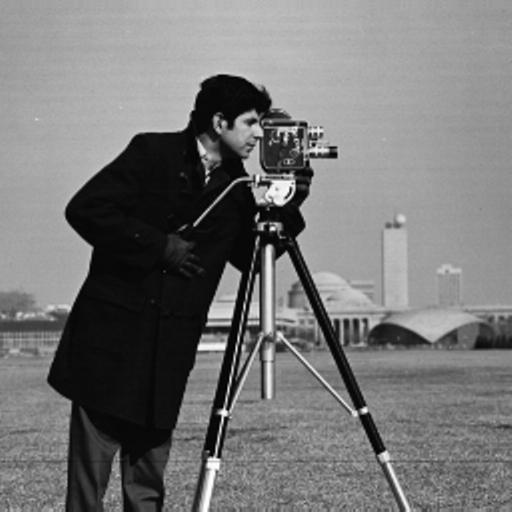
#> input picture docs/LABS/TP 1 Image Information/camera.jpg, 512 x 512 px
$ jupyter execute --allow-errors TP1_Image_Information.ipynb   (shell and % lines are left out)   (older library calls are emulated)
#> lines starting #> are read from the running program, lines starting #| are printed output that depends on the picture; after the words box and inside, x2 and y2 are one past the last pixel; in counts of white or black regions, pixels touching at a corner belong together; long printed decimals are rounded
# Image Information

The main objectives of this module are:

* Manipulate an image with Python, scikit-image and numpy.
* Process images at the pixel level.
* Compute and understand image histograms.
* Understand lossless compression & reconstruction.
* Understand the co-occurrence matrix.
* Use different colour representations.

## 1. Read & write an image

In this exercise, we will simply open an image file, display it, and save a copy.

**Use the [scikit-image io](https://scikit-image.org/docs/dev/api/skimage.io.html) module to open, show & save a copy of the "camera.jpg"**

*Note: we use the **%matplotlib inline** command to display the image in the notebook. It would not be necessary if you execute the code in the terminal or in a standard IDE like PyCharm.*

[cell 1]
from skimage.io import imread, imsave, imshow
## -- Your code here -- ##
img = imread('camera.jpg')
#> img is the input picture: shape (512, 512); min 0, max 255, mean 118.3
imsave('camera2.jpg', img)
imshow(img)

**Try the same with "view.jpg"**

[cell 2]
## -- Your code here -- ##
img2=imread("view.jpg")
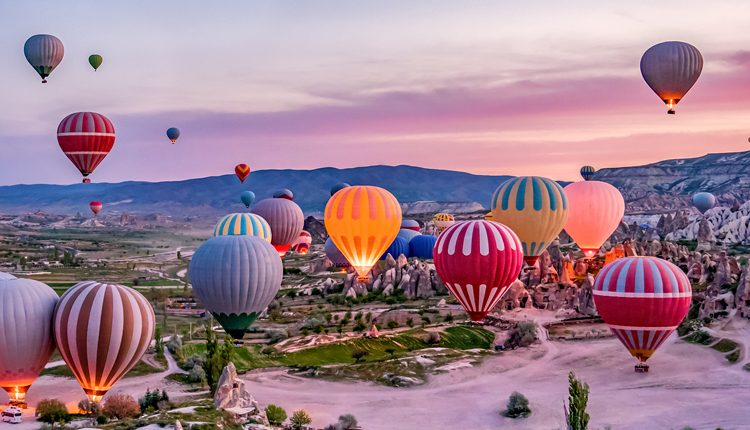
#> input picture docs/LABS/TP 1 Image Information/view.jpg, 750 x 430 px
#> img2 is the input picture: shape (430, 750, 3); mean R, G, B 159.1, 128.5, 143.7
imsave("view2.jpg",img2)
imshow(img2)

When you open an image with scikit-image, it is stored as a Numpy [ndarray](https://numpy.org/doc/stable/reference/generated/numpy.ndarray.html) object. Numpy arrays are objects which can be easily manipulated for numerical computations.

**Using *ndarray* methods & attributes, answer the following questions about the "camera" and "view" images:**

1. What is the shape of the image? (width & height)
1. What is the minimum pixel value? What is the maximum pixel value?
1. What is the data type for each pixel?

[cell 3]
import numpy as np

## -- Your code here -- ##
#1
img1=imread("camera.jpg")
img2=imread("view.jpg")
shape1=img1.shape #get the width and height of the image
shape2=img2.shape
print(shape1)
#| (512, 512)
print(shape2)
#| (430, 750, 3)

#2
print("maximum value pixel :",img1.max())
#| maximum value pixel : 255
print("minimum value pixel :",img1.min())
#| minimum value pixel : 0

#3
print("data type for each pixel (camera.jpg) :",img1.dtype)
#| data type for each pixel (camera.jpg) : uint8
print("data type for each pixel (view.jpg) :",img2.dtype)
#| data type for each pixel (view.jpg) : uint8

Note the difference in image shape between a camera.jpg and an view.jpg. The shape of the ndarray show the layers of the matrix. The first two numbers are length and width, and the third number (i.e. 3 in view.jpg) is for three layers: Red, Green, Blue. So, camera.jpg has only one channel making it a greyscale image and view.jpg an RGB image.

The data type of pixel value is the same for both the images - uint8 which means that the value of each pixel is an 8-bit unsigned integer and the value cannot be outside of the 0 to 255 range.
For a grey scale image 0 corresponds to black pixel value and 255 to white pixel value and the numbers in between have correspond to varying shades of grey.
The red, green and blue use 8 bits each, which have integer values from 0 to 255. This makes 256x256x256=16777216 possible colors.

The actual information that is stored in an image is the "value" of each pixel. With the above information, try to show the pixel values at different spots in the images, for example the camera's coat, sky in both the images, and the hot air balloon from view.jpg.
Also try to show only a 100x100 pixels window taken at the center of the image, head of the cameraman and a single hot air balloon.

[cell 4]
## -- Your code here -- ##
img1=imread("camera.jpg")
img2=imread("view.jpg")

#pixel value on the coat
print(img1[100][200]) #supposed to be black
#| 9
#same as img1[100,200]

#pixel value of the sky, balloon
print(img2[100][300])
#| [221 194 199]
print(img2[300][50])
#| [130 121 166]

[cell 5]
## -- Your code here -- ##
#already done in the previous cell

[cell 6]
from matplotlib import pyplot as plt
## -- Your code here -- ##
img1=imread("camera.jpg")
center=img1[100:200, 100:200]
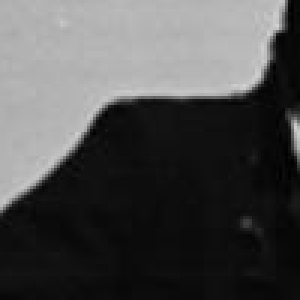
#> center: shape (100, 100) (shown 3 times larger); min 0, max 210, mean 77.2
face=img1[75:150, 200:300]
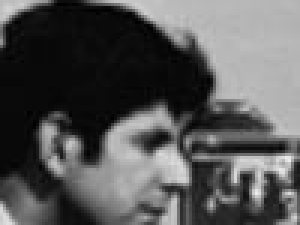
#> face: shape (75, 100) (shown 3 times larger); min 0, max 236, mean 86
plt.subplot(121)
imshow(center)
plt.subplot(122)
imshow(face)

[cell 7]
## -- Your code here -- ##
img2=imread("view.jpg")
single_baloon = img2[220:350,190:280]
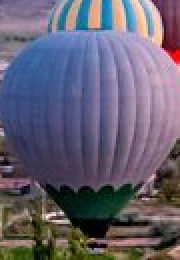
#> single_baloon: shape (130, 90, 3) (shown 2 times larger); mean R, G, B 101.3, 96.3, 113.2
imshow(single_baloon)

**Need more help? You can check the following videos:**

* [Image I/O](https://www.youtube.com/watch?v=rgJmji4rTpw&list=PLI3XOM9BWLSW6vTPxc9ZfSABS31o7HMub&index=1)
* [Image data type & color channels](https://www.youtube.com/watch?v=rIO1EJ--yeg&list=PLI3XOM9BWLSW6vTPxc9ZfSABS31o7HMub&index=2)

## 2. Image histograms

### Compute and plot the histogram and the normalized histogram

 Computer image analysis is about finding ways to use that "raw" information in order to extract "processed" information : what is in the image?

Image histograms are one of the simplest ways of looking at the information contained in an image. An image histogram is made by simply counting the number of pixels that have a given value. The length of the histogram will therefore correspond to the number of possible values in an image (in this case, 256).

You can use the [pyplot module](https://matplotlib.org/api/pyplot_api.html) from matplotlib to display plots & histograms.

First, lets have a look at the images as arrays:

[cell 8]
from matplotlib import pyplot as plt
## -- Your code here -- ##
img1=imread("camera.jpg")
img2=imread("view.jpg")
print(img1.shape)
#| (512, 512)
print(img2.shape)
#| (430, 750, 3)

As we can see, camera.jpg is a 2D array with the grayscale values of each pixel, whereas view.jpg is a 3D array with red, blue and green values ranging from 0 to 255.
We can use the pyplot module from matplotlib to display the image with more options on the plot:

[cell 9]
from matplotlib import pyplot as plt

plt.figure()
plt.imshow(img1) #when using plt.imshow, color is added automatically
plt.title("Cameraman")
plt.show()


plt.figure()
plt.imshow(img2)
plt.title("View")
plt.show()

The camera man image is not true to its original colours, why does it look like that?

When you give a grayscale image to matplotlib, it uses a default colormap that is not necessarily "grayscale" to display the information. We can force it to display the image correctly by using the cmap parameter. We can also increase the size of the figure, hide the axis, and make sure that the scale is correct for the values (0 = black, 255 = white), as by default matplotlib uses the lowest value in the image as black and the highest as white.

[cell 10]
plt.figure(figsize=(10,10))
plt.imshow(img1, cmap=plt.cm.gray, vmin=0, vmax=255)
plt.title("Cameraman")
plt.axis('off')
plt.show()

### **Plotting the histogram**

Now there are different ways to get the histogram for the greyscale and RGB images.

First let's work with the greyscale image (camera.jpg).

We can use the histogram function from numpy, but let's first try to code it ourselves.
We need to :
1. Create a 256-length vector filled with 0s to initialize the histogram
2. For each value between 0 and 255, count how many pixels in the image have that value and put it in the histogram

[cell 11]
# Create 256-length vector filled with 0s
hist = np.zeros((256,)).astype('float')
#or hist = [0 for i in range(256)]
print("Empty histogram")
print(hist,len(hist))

Can you use the histogram to answer the following questions ? (you don't need to code anything here)

1. What is the average gray value of the cameraman ?
1. What is the average gray value of the sky ?
1. Is there more 'cameraman' pixels than 'sky' pixels ?

[cell 12]
# For each value between 0 and 255 (python's range(a,b) translates to [a,b])
for v in range(0,256):
    hist[v] = (img1==v).sum()
#> after the loop, hist = 256 values, max 6107 at index 13, min 4 at index 254, mean 1024

This line is a bit more complex, but it shows how powerful numpy can be for arrays operations. (im==v) does an element-wise comparison between the array im and the scalar v (the value we are looking at). It will create a new array of the same size as im, and fill it with True (1) wherever the pixel value of im was equal to v and with False (0) everywhere else.

Then, the sum function will sum all values of this new array. This counts the number of pixels with that particular value.

[cell 13]
# Compute the histogram #

## -- Your code here -- ##
for y in range(img1.shape[0]): #résolution de l'image
    for x in range(img1.shape[1]):
        hist[img1[y,x]]+=1 #ajoute 1 a chaque fois qu'un pixel de valeur img1[y,x] est rencontré
#> after the loop, hist = 256 values, max 12214 at index 13, min 8 at index 254, mean 2048
print(hist)
#| [4.1400e+02 1.8000e+02 2.8600e+02 3.6800e+02 4.9400e+02 7.3000e+02
#|  1.2340e+03 2.8160e+03 6.4720e+03 9.3140e+03 7.7480e+03 1.0088e+04
#|  1.1746e+04 1.2214e+04 1.2052e+04 8.7620e+03 5.8040e+03 3.0080e+03
#|  1.7220e+03 1.2960e+03 1.1320e+03 1.0120e+03 9.5800e+02 9.1800e+02
#|  7.9400e+02 7.9600e+02 7.8000e+02 7.9400e+02 7.2000e+02 7.4000e+02
#|  6.6600e+02 7.7800e+02 7.3600e+02 7.3200e+02 7.7000e+02 7.9000e+02
#> (further printed lines are left out)
plt.figure()
plt.bar(range(256),hist) #to have barchart
#plt.plot(range(256),hist) #to have line chart

Very often, instead of using this raw histogram, we will use the **"normalized histogram"**, which looks exactly the same except that we want the sum of all values to be equal to 1 (the histogram will therefore become like a probability distribution that a pixel in the image has a given value).

[cell 14]
# Compute the histogram #
## -- Your code here -- ##
# for i in range(len(hist)):
#    hist[i]=hist[i]/(img1.shape[0]*img1.shape[1]) #divide by the number of pixels
# norm_hist=hist/(img1.shape[0]*img1.shape[1]) #np array permit to divide every cell by a number
#we can also use
norm_hist=hist/np.sum(hist)
#> norm_hist = 256 values, max 0.0233 at index 13, min 1.53e-05 at index 254, mean 0.00391
plt.figure()
plt.plot(norm_hist)
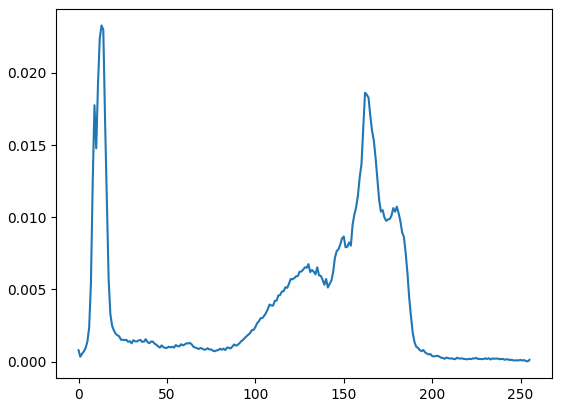
#> figure drawn by matplotlib, 1 panel; curve peaks at x = 13, y = 0.0233

We can also use the histogram method from numpy, but make sure to check the documentation on how to use it properly. Numpy's histogram method expects a flat vector, not a 2D image. Also, the "bins" of the histogram have to be specified, and the way they work is not necessarily intuitive: the numpy method is generalized so that it can work on float data and not just on integers, so the bins are defined by intervals rather than the discrete sampling that we've done above. There are multiple options for defining the intervals:

If you pass an integer to the "bins" parameter, numpy will divide the image range in that number of equally spaced bins. Note that if you do that on an image that doesn't start at 0 or end at 255 (for instance, and over- or under-exposed image), it will not give you the "correct" intervals:

[cell 15]
im2 = img1.copy()
im2 = np.maximum(im2, 10) # set all pixels with value < 10 to 10 (threshold)
hist_np, bins = np.histogram(im2.flatten(), bins=256) #flatten() turn 2D into 1D (height,width) -> (height*width)
#> hist_np = 256 values, max 15028 at index 0, min 0 at index 23, mean 1024; bins = 257 values from 10 to 255
#bins is equivalent of range but takes into account the min and max value of the image
print(bins[:5])
#| [10.         10.957 11.914  12.871 13.828  ]
#does not give the correct result because image is thresholded

Alternatively, you can define the intervals yourself using a range, but here you should be aware of the (sometimes unexpected) behaviour of the method. If you have a range [0, 1, 2, 3], the histogram will contain 3 bins: [0, 1], [1, 2], and [2, 3], with the last bin including the last item in the range. In that case, if we have an integer image, the last bin would contain both the im==2 and the im==3 pixels! We can see this behaviour in action if we try to use a range (256):

[cell 16]
im2 = img1.copy()
im2 = np.maximum(im2, 10) # set all pixels with value < 10 to 10.
hist_np, bins = np.histogram(im2.flatten(), bins=256)
print(bins[:5])
#| [10.         10.957 11.914  12.871 13.828  ]

We can see that the histogram is a length-255 vector instead of 256, and if we compare to the one we computed manually, the last two bins have been put together. So if we want to reproduce the histogram we had before, we need to use a range(257), so that the last bin contains the interval [255, 256], correctly matching the im==255 bin !

[cell 17]
# Compute the histogram #
## -- Your code here -- ##

### **Now what can we do with this information?**

We can see that there are two great "peaks" : at around 15 (which would be almost black), and at around 160 (which is light gray). It seems like a reasonable guess to say that those values are mostly the cameraman's black coat, and the sky, which are both very homogeneous regions with a lot of pixels of the same color.

To check that, we could try to quickly segment the image using this information. Let's look at the image of all pixels between 10 and 20, and all pixels between 155 and 165:

[cell 18]
dark_image = (img1<=20)*(img1>=10)
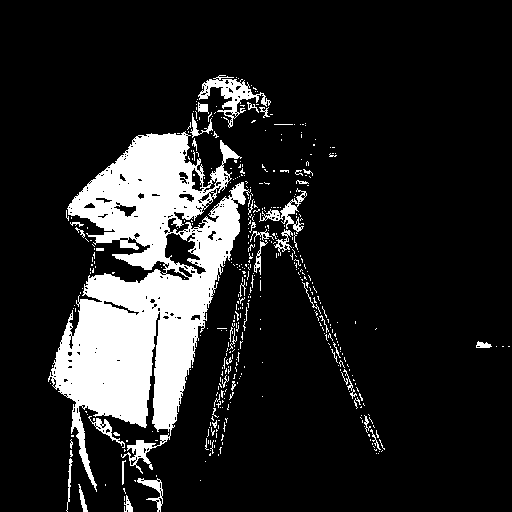
#> dark_image: shape (512, 512) bool; 14.4% white; 437 white regions (393 under 20 px), largest, box (x1, y1, x2, y2) and area: (48, 131, 251, 492) 32203, (198, 75, 271, 128) 1056, (259, 188, 307, 234) 499
light_image = (img1<=165)*(img1>=155)
#> light_image: shape (512, 512) bool; 15.7% white; 1207 white regions (1177 under 20 px), largest, box (x1, y1, x2, y2) and area: (310, 0, 512, 311) 21935, (0, 0, 92, 314) 13956, (276, 261, 299, 304) 420

plt.figure()
plt.subplot(1,2,1) # Subplots can show multiple images on the same figure.
plt.imshow(dark_image, cmap=plt.cm.gray)
plt.title('Cameraman?')
plt.subplot(1,2,2)
plt.imshow(light_image, cmap=plt.cm.gray)
plt.title('Sky?')
plt.show()

That's not too bad, but clearly we don't have all of the sky. We can in fact see in our histogram that the peak is wider for the sky than for the cameraman. Let's try to find better values:

[cell 19]
# Improve the threshold #
## -- Your code here -- ##
dark_image = (img1<=40)*(img1>=10)
#> dark_image: shape (512, 512) bool; 17.4% white; 204 white regions (162 under 20 px), largest, box (x1, y1, x2, y2) and area: (48, 113, 253, 512) 37203, (258, 187, 366, 410) 1988, (198, 75, 281, 129) 1338
light_image = (img1<=165)*(img1>=135)
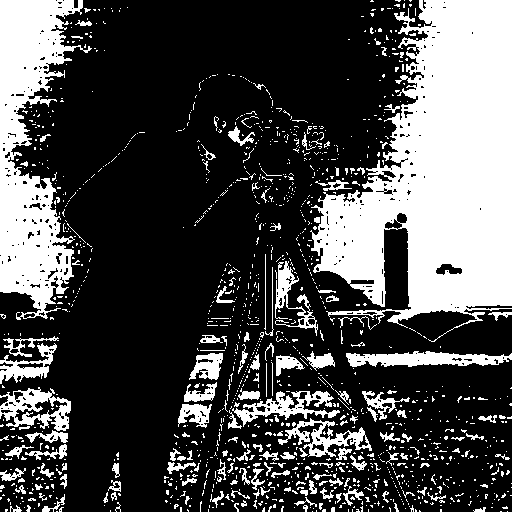
#> light_image: shape (512, 512) bool; 29.5% white; 1317 white regions (1162 under 20 px), largest, box (x1, y1, x2, y2) and area: (310, 0, 512, 342) 40207, (0, 0, 92, 320) 14601, (346, 351, 512, 367) 1700

plt.figure()
plt.subplot(1,2,1) # Subplots can show multiple images on the same figure.
plt.imshow(dark_image, cmap=plt.cm.gray)
plt.title('better Cameraman')
plt.subplot(1,2,2)
plt.imshow(light_image, cmap=plt.cm.gray)
plt.title('better Sky')
plt.show()

That's far from perfect but it's good enough for now. But with this, try to answer these questions :

The average gray value of the cameraman is around 15.
The average gray value of the sky is around 165.

The peak of the cameraman is higher than the peak of the sky, but the peak of the sky is wider. To know if there is more in one or the other, we have to compute the sum of those regions of the histogram.

[cell 20]
#Calculate the number of pixels
pixels_dark = dark_image.sum()
#> pixels_dark = 45596
pixels_light = light_image.sum()
#> pixels_light = 77226
print("Number of pixels in the dark area:", pixels_dark)
#| Number of pixels in the dark area: 45596
print("Number of pixels in the light area:", pixels_light)
#| Number of pixels in the light area: 77226

This seems to indicate that there are more pixels in the sky.

### **Plotting the cummulative histogram**

Cumulative histogram is a mapping that counts the cumulative number of pixel intensity values in all ofthe bins up to the current bin.
The cumulative histogram of a histogram is defined as :

$Ci = \sum_{j=0}^i h_j$

The cumulative histogram is useful for some imageoperations that use histograms: such as Image histogram equalisation

Compute and plot the **cumulated histogram**.

[cell 21]
# Initialize cumulative histogram
## -- Your code here -- ##
cumulative_hist=np.zeros(256)#initialize
for p in range(256):
    cumulative_hist[p]=cumulative_hist[p-1]+norm_hist[p]
#> after the loop, cumulative_hist = 256 values from 0.00079 to 1
plt.figure()
plt.plot(cumulative_hist)
plt.show()

**Need more help? You can check the following videos:**

* [Computing a greyscale histogram](https://www.youtube.com/watch?v=g6hkHQbwB0I&list=PLI3XOM9BWLSW6vTPxc9ZfSABS31o7HMub&index=3)
* [Numpy arrays: operations, indexing, masking](https://www.youtube.com/watch?v=rPNTkrM2dZw&list=PLI3XOM9BWLSW6vTPxc9ZfSABS31o7HMub&index=4&t=253s)
* [Normalized and cumulative histograms](https://www.youtube.com/watch?v=uCgu0-KZt1o&list=PLI3XOM9BWLSW6vTPxc9ZfSABS31o7HMub&index=5)

### Histogram Analysis of RGB image

Let's start by having a look at the immunohistochemistry image.

[cell 22]
from skimage.data import immunohistochemistry

im = immunohistochemistry()
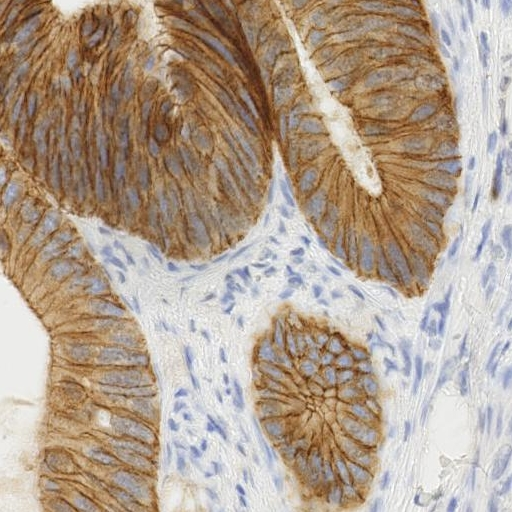
#> input picture skimage.data.immunohistochemistry(), 512 x 512 px
#> im is the input picture: shape (512, 512, 3); mean R, G, B 177.3, 159.8, 144
print(im.shape)
#| (512, 512, 3)
print(im.min(),im.max())
#| 0 255

plt.figure()
plt.imshow(im)
plt.show()

As seen with the view.jpg image, the immunohistochemistry image also has dimensions of 512x512 pixels, with 3 8-bits channels (values between 0 and 255).

We want to isolate the "brown cells" in the RGB and HSV space. To see what we are dealing with, it would be interesting to first have a look at the histograms for the different channels. Let's start in RGB.

[cell 23]
# Separate the RGB channel of the the image #
## -- Your code here -- ##
red_channel=im[:,:,0]
green_channel=im[:,:,1]
blue_channel=im[:,:,2]
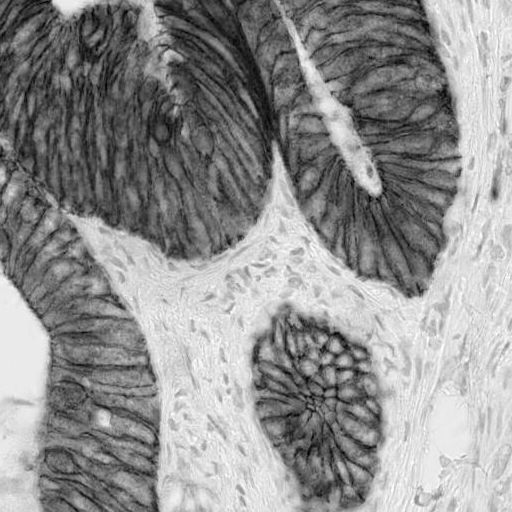
#> blue_channel: shape (512, 512); min 0, max 255, mean 144
hist_red=np.zeros(256)
hist_green=np.zeros(256)
hist_blue=np.zeros(256)
for y in range(im.shape[0]):
    for x in range(im.shape[1]):
        hist_red[red_channel[y,x]]+=1
        hist_green[green_channel[y,x]]+=1
        hist_blue[blue_channel[y,x]]+=1
plt.figure()
plt.subplot(1,3,1)
plt.plot(hist_red)
plt.subplot(1,3,2)
plt.plot(hist_green)
plt.subplot(1,3,3)
plt.plot(hist_blue)
plt.show()

We see that the 3 histograms have a similar shape, with 3 distinct peaks.

Let's try to find out exactly where they are by finding the local maxima (that I'll define here as "higher value than anything in a size-10 neighbourhood and >= than 0")

[cell 24]
# Find the peak values #
## -- Your code here -- ##
max_red=np.argmax(hist_red)
max_green=np.argmax(hist_green)
max_blue=np.argmax(hist_blue)
print("Red peak at position :",max_red,"value :",hist_red[max_red])
#| Red peak at position : 236 value : 4503.0
print("Green peak at position :",max_green,"value :",hist_green[max_green])
#| Green peak at position : 236 value : 4432.0
print("Blue peak at position :",max_blue,"value :",hist_blue[max_blue])
#| Blue peak at position : 234 value : 4648.0

What could a good "brown candidate" be with those values?

If we look at the pixels at the top-left corner of the image, we have:

[cell 25]
## -- Your code here -- ##
print(im[0,0])
#| [156 118  81]

The closest peaks to those values would be red=157, green=127, blue=95, which would be a bit brighter on average. This makes sense: the top-left corner is a darker brown than most brown pixels in the image.

Let's use [157,127,95] as our "brown" reference.

If we represent each color as a point in (R,G,B) space, we can compute an euclidian "color distance" between a pixel and this brown reference as :

$d_{colour} = \sqrt{(R-R_{ref})^2 + (G-G_{ref}) + (B-B_{ref})^2)}$

We can try to visualize this using mplot3d. Each point in the  scatterplot below is a pixel from the image, set in the RGB space. The larger point is the "reference brown".

[cell 26]
ref_brown = np.array([157.,127.,95.])

from mpl_toolkits.mplot3d import Axes3D
pixels = im.reshape((im.shape[0]*im.shape[1],3))[::10,:] # we take 1/10th of the pixels, because otherwise it takes too long to render.
col = np.zeros((pixels.shape[0],4)) # we create a RGBA array so that we can give transparency to the points and better see everything
col[:,:3] = pixels/255
col[:,3] = 0.1
fig = plt.figure(figsize=(15,10))
ax = fig.add_subplot(111, projection='3d')
ax.scatter(pixels[:,0], pixels[:,1], pixels[:,2], s=2, c=col)
ax.scatter(ref_brown[0],ref_brown[1],ref_brown[2],s=50,c=[ref_brown/255])
plt.show()
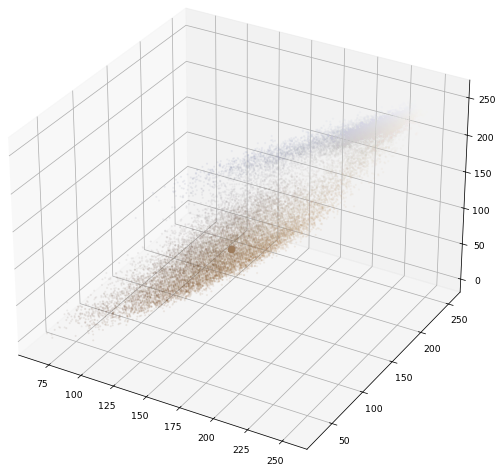
#> figure drawn by matplotlib, 1 panel
#> (the rest of the program and of its run is left out)
